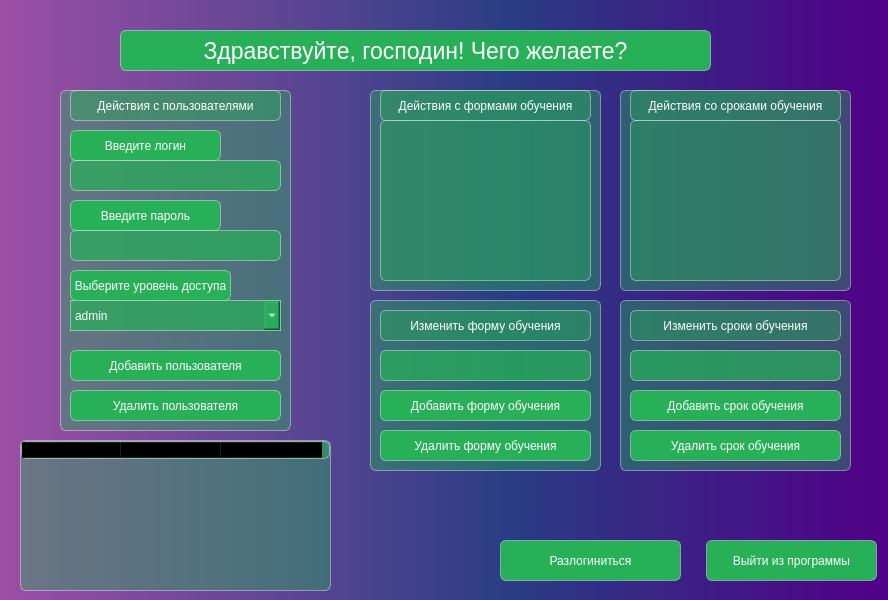
<?xml version="1.0" encoding="UTF-8"?>
<ui version="4.0">
 <class>MainWindow</class>
 <widget class="QMainWindow" name="MainWindow">
  <property name="geometry">
   <rect>
    <x>0</x>
    <y>0</y>
    <width>888</width>
    <height>600</height>
   </rect>
  </property>
  <property name="font">
   <font>
    <pointsize>17</pointsize>
   </font>
  </property>
  <property name="windowTitle">
   <string>Админ-панель</string>
  </property>
  <property name="styleSheet">
   <string notr="true">background-color: qlineargradient(spread:pad, x1:1, x2:0, stop:0 rgba(81, 0, 135, 255), stop:0.427447 rgba(41,61,132,235), stop:1 rgba(155,79,165,255));</string>
  </property>
  <widget class="QWidget" name="centralwidget">
   <widget class="QLabel" name="present_label">
    <property name="geometry">
     <rect>
      <x>120</x>
      <y>30</y>
      <width>591</width>
      <height>41</height>
     </rect>
    </property>
    <property name="font">
     <font>
      <pointsize>17</pointsize>
     </font>
    </property>
    <property name="styleSheet">
     <string notr="true">background-color: rgba(39, 176, 87, 1);
border: 1px solid rgba(255,255,255, 0.4);
border-radius: 6px;
color: white;</string>
    </property>
    <property name="text">
     <string>Здравствуйте, господин! Чего желаете?</string>
    </property>
    <property name="alignment">
     <set>Qt::AlignCenter</set>
    </property>
   </widget>
   <widget class="QLabel" name="label">
    <property name="geometry">
     <rect>
      <x>60</x>
      <y>90</y>
      <width>231</width>
      <height>341</height>
     </rect>
    </property>
    <property name="styleSheet">
     <string notr="true">background-color: rgba(39, 176, 87, 0.4);
border: 1px solid rgba(255,255,255, 0.4);
border-radius: 6px;
color: white;</string>
    </property>
    <property name="text">
     <string/>
    </property>
    <property name="wordWrap">
     <bool>false</bool>
    </property>
    <property name="indent">
     <number>-1</number>
    </property>
   </widget>
   <widget class="QLabel" name="label_2">
    <property name="geometry">
     <rect>
      <x>70</x>
      <y>90</y>
      <width>211</width>
      <height>31</height>
     </rect>
    </property>
    <property name="styleSheet">
     <string notr="true">background-color: rgba(39, 176, 87, 0.4);
border: 1px solid rgba(255,255,255, 0.4);
border-radius: 6px;
color: white;</string>
    </property>
    <property name="text">
     <string>Действия с пользователями</string>
    </property>
    <property name="alignment">
     <set>Qt::AlignCenter</set>
    </property>
   </widget>
   <widget class="QPushButton" name="btn_add_user">
    <property name="geometry">
     <rect>
      <x>70</x>
      <y>350</y>
      <width>211</width>
      <height>31</height>
     </rect>
    </property>
    <property name="styleSheet">
     <string notr="true">background-color: rgba(39, 176, 87, 1);
border: 1px solid rgba(255,255,255, 0.4);
border-radius: 6px;
color: white;</string>
    </property>
    <property name="text">
     <string>Добавить пользователя</string>
    </property>
   </widget>
   <widget class="QPushButton" name="btn_delete_user">
    <property name="geometry">
     <rect>
      <x>70</x>
      <y>390</y>
      <width>211</width>
      <height>31</height>
     </rect>
    </property>
    <property name="styleSheet">
     <string notr="true">background-color: rgba(39, 176, 87, 1);
border: 1px solid rgba(255,255,255, 0.4);
border-radius: 6px;
color: white;</string>
    </property>
    <property name="text">
     <string>Удалить пользователя</string>
    </property>
   </widget>
   <widget class="QLabel" name="label_4">
    <property name="geometry">
     <rect>
      <x>370</x>
      <y>90</y>
      <width>231</width>
      <height>201</height>
     </rect>
    </property>
    <property name="styleSheet">
     <string notr="true">background-color: rgba(39, 176, 87, 0.4);
border: 1px solid rgba(255,255,255, 0.4);
border-radius: 6px;
color: white;</string>
    </property>
    <property name="text">
     <string/>
    </property>
    <property name="wordWrap">
     <bool>false</bool>
    </property>
    <property name="indent">
     <number>-1</number>
    </property>
   </widget>
   <widget class="QLabel" name="label_5">
    <property name="geometry">
     <rect>
      <x>380</x>
      <y>90</y>
      <width>211</width>
      <height>31</height>
     </rect>
    </property>
    <property name="styleSheet">
     <string notr="true">background-color: rgba(39, 176, 87, 0.4);
border: 1px solid rgba(255,255,255, 0.4);
border-radius: 6px;
color: white;</string>
    </property>
    <property name="text">
     <string>Действия с формами обучения</string>
    </property>
    <property name="alignment">
     <set>Qt::AlignCenter</set>
    </property>
   </widget>
   <widget class="QLabel" name="label_3">
    <property name="geometry">
     <rect>
      <x>370</x>
      <y>300</y>
      <width>231</width>
      <height>171</height>
     </rect>
    </property>
    <property name="styleSheet">
     <string notr="true">background-color: rgba(39, 176, 87, 0.4);
border: 1px solid rgba(255,255,255, 0.4);
border-radius: 6px;
color: white;</string>
    </property>
    <property name="text">
     <string/>
    </property>
    <property name="wordWrap">
     <bool>false</bool>
    </property>
    <property name="indent">
     <number>-1</number>
    </property>
   </widget>
   <widget class="QLabel" name="label_7">
    <property name="geometry">
     <rect>
      <x>380</x>
      <y>310</y>
      <width>211</width>
      <height>31</height>
     </rect>
    </property>
    <property name="styleSheet">
     <string notr="true">background-color: rgba(39, 176, 87, 0.4);
border: 1px solid rgba(255,255,255, 0.4);
border-radius: 6px;
color: white;</string>
    </property>
    <property name="text">
     <string>Изменить форму обучения</string>
    </property>
    <property name="alignment">
     <set>Qt::AlignCenter</set>
    </property>
   </widget>
   <widget class="QPushButton" name="btn_add_learntype">
    <property name="geometry">
     <rect>
      <x>380</x>
      <y>390</y>
      <width>211</width>
      <height>31</height>
     </rect>
    </property>
    <property name="styleSheet">
     <string notr="true">background-color: rgba(39, 176, 87, 1);
border: 1px solid rgba(255,255,255, 0.4);
border-radius: 6px;
color: white;</string>
    </property>
    <property name="text">
     <string>Добавить форму обучения</string>
    </property>
   </widget>
   <widget class="QPushButton" name="btn_delete_learntype">
    <property name="geometry">
     <rect>
      <x>380</x>
      <y>430</y>
      <width>211</width>
      <height>31</height>
     </rect>
    </property>
    <property name="styleSheet">
     <string notr="true">background-color: rgba(39, 176, 87, 1);
border: 1px solid rgba(255,255,255, 0.4);
border-radius: 6px;
color: white;</string>
    </property>
    <property name="text">
     <string>Удалить форму обучения</string>
    </property>
   </widget>
   <widget class="QLineEdit" name="lineEdit_learntype">
    <property name="geometry">
     <rect>
      <x>380</x>
      <y>350</y>
      <width>211</width>
      <height>31</height>
     </rect>
    </property>
    <property name="styleSheet">
     <string notr="true">background-color: rgba(39, 176, 87, 0.7);
border: 1px solid rgba(255,255,255, 0.4);
border-radius: 6px;
color: white;</string>
    </property>
    <property name="text">
     <string/>
    </property>
   </widget>
   <widget class="QLabel" name="label_6">
    <property name="geometry">
     <rect>
      <x>620</x>
      <y>90</y>
      <width>231</width>
      <height>201</height>
     </rect>
    </property>
    <property name="styleSheet">
     <string notr="true">background-color: rgba(39, 176, 87, 0.4);
border: 1px solid rgba(255,255,255, 0.4);
border-radius: 6px;
color: white;</string>
    </property>
    <property name="text">
     <string/>
    </property>
    <property name="wordWrap">
     <bool>false</bool>
    </property>
    <property name="indent">
     <number>-1</number>
    </property>
   </widget>
   <widget class="QLabel" name="label_8">
    <property name="geometry">
     <rect>
      <x>630</x>
      <y>90</y>
      <width>211</width>
      <height>31</height>
     </rect>
    </property>
    <property name="styleSheet">
     <string notr="true">background-color: rgba(39, 176, 87, 0.4);
border: 1px solid rgba(255,255,255, 0.4);
border-radius: 6px;
color: white;</string>
    </property>
    <property name="text">
     <string>Действия со сроками обучения</string>
    </property>
    <property name="alignment">
     <set>Qt::AlignCenter</set>
    </property>
   </widget>
   <widget class="QLabel" name="label_10">
    <property name="geometry">
     <rect>
      <x>620</x>
      <y>300</y>
      <width>231</width>
      <height>171</height>
     </rect>
    </property>
    <property name="styleSheet">
     <string notr="true">background-color: rgba(39, 176, 87, 0.4);
border: 1px solid rgba(255,255,255, 0.4);
border-radius: 6px;
color: white;</string>
    </property>
    <property name="text">
     <string/>
    </property>
    <property name="wordWrap">
     <bool>false</bool>
    </property>
    <property name="indent">
     <number>-1</number>
    </property>
   </widget>
   <widget class="QLineEdit" name="lineEdit_learntime">
    <property name="geometry">
     <rect>
      <x>630</x>
      <y>350</y>
      <width>211</width>
      <height>31</height>
     </rect>
    </property>
    <property name="styleSheet">
     <string notr="true">background-color: rgba(39, 176, 87, 0.7);
border: 1px solid rgba(255,255,255, 0.4);
border-radius: 6px;
color: white;</string>
    </property>
    <property name="text">
     <string/>
    </property>
   </widget>
   <widget class="QPushButton" name="btn_add_learntime">
    <property name="geometry">
     <rect>
      <x>630</x>
      <y>390</y>
      <width>211</width>
      <height>31</height>
     </rect>
    </property>
    <property name="styleSheet">
     <string notr="true">background-color: rgba(39, 176, 87, 1);
border: 1px solid rgba(255,255,255, 0.4);
border-radius: 6px;
color: white;</string>
    </property>
    <property name="text">
     <string>Добавить срок обучения</string>
    </property>
   </widget>
   <widget class="QLabel" name="label_11">
    <property name="geometry">
     <rect>
      <x>630</x>
      <y>310</y>
      <width>211</width>
      <height>31</height>
     </rect>
    </property>
    <property name="styleSheet">
     <string notr="true">background-color: rgba(39, 176, 87, 0.4);
border: 1px solid rgba(255,255,255, 0.4);
border-radius: 6px;
color: white;</string>
    </property>
    <property name="text">
     <string>Изменить сроки обучения</string>
    </property>
    <property name="alignment">
     <set>Qt::AlignCenter</set>
    </property>
   </widget>
   <widget class="QPushButton" name="btn_delete_learntime">
    <property name="geometry">
     <rect>
      <x>630</x>
      <y>430</y>
      <width>211</width>
      <height>31</height>
     </rect>
    </property>
    <property name="styleSheet">
     <string notr="true">background-color: rgba(39, 176, 87, 1);
border: 1px solid rgba(255,255,255, 0.4);
border-radius: 6px;
color: white;</string>
    </property>
    <property name="text">
     <string>Удалить срок обучения</string>
    </property>
   </widget>
   <widget class="QTableView" name="tableView_learntype">
    <property name="geometry">
     <rect>
      <x>380</x>
      <y>120</y>
      <width>211</width>
      <height>161</height>
     </rect>
    </property>
    <property name="styleSheet">
     <string notr="true">background-color: rgba(39, 176, 87, 0.4);
border: 1px solid rgba(255,255,255, 0.4);
border-radius: 6px;
color: white;</string>
    </property>
   </widget>
   <widget class="QTableView" name="tableView_learntime">
    <property name="geometry">
     <rect>
      <x>630</x>
      <y>120</y>
      <width>211</width>
      <height>161</height>
     </rect>
    </property>
    <property name="styleSheet">
     <string notr="true">background-color: rgba(39, 176, 87, 0.4);
border: 1px solid rgba(255,255,255, 0.4);
border-radius: 6px;
color: white;</string>
    </property>
   </widget>
   <widget class="QLabel" name="label_9">
    <property name="geometry">
     <rect>
      <x>70</x>
      <y>130</y>
      <width>151</width>
      <height>31</height>
     </rect>
    </property>
    <property name="styleSheet">
     <string notr="true">background-color: rgba(39, 176, 87, 1);
border: 1px solid rgba(255,255,255, 0.4);
border-radius: 6px;
color: white;</string>
    </property>
    <property name="text">
     <string>Введите логин</string>
    </property>
    <property name="alignment">
     <set>Qt::AlignCenter</set>
    </property>
   </widget>
   <widget class="QLabel" name="label_12">
    <property name="geometry">
     <rect>
      <x>70</x>
      <y>200</y>
      <width>151</width>
      <height>31</height>
     </rect>
    </property>
    <property name="styleSheet">
     <string notr="true">background-color: rgba(39, 176, 87, 1);
border: 1px solid rgba(255,255,255, 0.4);
border-radius: 6px;
color: white;</string>
    </property>
    <property name="text">
     <string>Введите пароль</string>
    </property>
    <property name="alignment">
     <set>Qt::AlignCenter</set>
    </property>
   </widget>
   <widget class="QLineEdit" name="lineEdit_login">
    <property name="geometry">
     <rect>
      <x>70</x>
      <y>160</y>
      <width>211</width>
      <height>31</height>
     </rect>
    </property>
    <property name="styleSheet">
     <string notr="true">background-color: rgba(39, 176, 87, 0.7);
border: 1px solid rgba(255,255,255, 0.4);
border-radius: 6px;
color: white;</string>
    </property>
   </widget>
   <widget class="QLabel" name="label_13">
    <property name="geometry">
     <rect>
      <x>70</x>
      <y>270</y>
      <width>161</width>
      <height>31</height>
     </rect>
    </property>
    <property name="styleSheet">
     <string notr="true">background-color: rgba(39, 176, 87, 1);
border: 1px solid rgba(255,255,255, 0.4);
border-radius: 6px;
color: white;</string>
    </property>
    <property name="text">
     <string>Выберите уровень доступа</string>
    </property>
    <property name="alignment">
     <set>Qt::AlignCenter</set>
    </property>
   </widget>
   <widget class="QComboBox" name="comboBox_access">
    <property name="geometry">
     <rect>
      <x>70</x>
      <y>300</y>
      <width>211</width>
      <height>31</height>
     </rect>
    </property>
    <property name="styleSheet">
     <string notr="true">background-color: rgba(39, 176, 87, 0.7);
border: 1px solid rgba(255,255,255, 0.4);
color: white;</string>
    </property>
    <item>
     <property name="text">
      <string>admin</string>
     </property>
    </item>
    <item>
     <property name="text">
      <string>user</string>
     </property>
    </item>
   </widget>
   <widget class="QLineEdit" name="lineEdit_password">
    <property name="geometry">
     <rect>
      <x>70</x>
      <y>230</y>
      <width>211</width>
      <height>31</height>
     </rect>
    </property>
    <property name="styleSheet">
     <string notr="true">background-color: rgba(39, 176, 87, 0.7);
border: 1px solid rgba(255,255,255, 0.4);
border-radius: 6px;
color: white;</string>
    </property>
   </widget>
   <widget class="QPushButton" name="btn_exit">
    <property name="geometry">
     <rect>
      <x>706</x>
      <y>540</y>
      <width>171</width>
      <height>41</height>
     </rect>
    </property>
    <property name="styleSheet">
     <string notr="true">background-color: rgba(39, 176, 87, 1);
border: 1px solid rgba(255,255,255, 0.4);
border-radius: 6px;
color: white;</string>
    </property>
    <property name="text">
     <string>Выйти из программы</string>
    </property>
   </widget>
   <widget class="QPushButton" name="btn_logout">
    <property name="geometry">
     <rect>
      <x>500</x>
      <y>540</y>
      <width>181</width>
      <height>41</height>
     </rect>
    </property>
    <property name="styleSheet">
     <string notr="true">background-color: rgba(39, 176, 87, 1);
border: 1px solid rgba(255,255,255, 0.4);
border-radius: 6px;
color: white;</string>
    </property>
    <property name="text">
     <string>Разлогиниться</string>
    </property>
   </widget>
   <widget class="QTableWidget" name="tableWidget">
    <property name="geometry">
     <rect>
      <x>20</x>
      <y>440</y>
      <width>311</width>
      <height>151</height>
     </rect>
    </property>
    <property name="styleSheet">
     <string notr="true">background-color: rgba(39, 176, 87, 0.4);
border: 1px solid rgba(255,255,255, 0.4);
border-radius: 6px;</string>
    </property>
    <column>
     <property name="text">
      <string>login</string>
     </property>
    </column>
    <column>
     <property name="text">
      <string>password</string>
     </property>
    </column>
    <column>
     <property name="text">
      <string>access</string>
     </property>
    </column>
   </widget>
  </widget>
 </widget>
 <resources/>
 <connections/>
</ui>
